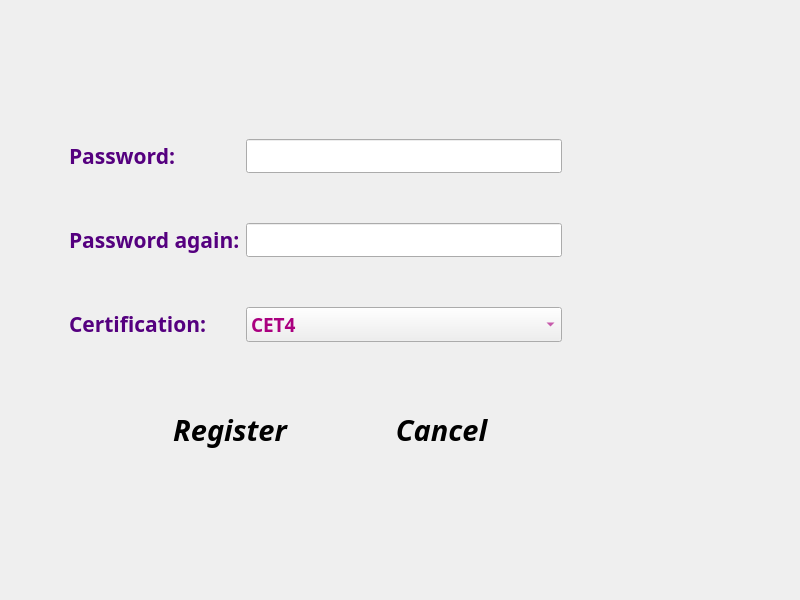
<?xml version="1.0" encoding="UTF-8"?>
<ui version="4.0">
 <class>Dialog</class>
 <widget class="QDialog" name="Dialog">
  <property name="geometry">
   <rect>
    <x>0</x>
    <y>0</y>
    <width>800</width>
    <height>600</height>
   </rect>
  </property>
  <property name="windowTitle">
   <string>Register</string>
  </property>
  <property name="styleSheet">
   <string notr="true">border-image: url(:/CrowdSourcing/Resources/pictures/zelda4.jpg);
</string>
  </property>
  <widget class="QFrame" name="formFrame">
   <property name="geometry">
    <rect>
     <x>60</x>
     <y>130</y>
     <width>511</width>
     <height>221</height>
    </rect>
   </property>
   <property name="styleSheet">
    <string notr="true">border-image: \*url();</string>
   </property>
   <layout class="QFormLayout" name="formLayout">
    <property name="verticalSpacing">
     <number>50</number>
    </property>
    <item row="0" column="0">
     <widget class="QLabel" name="label">
      <property name="font">
       <font>
        <family>Century Gothic</family>
        <pointsize>16</pointsize>
        <weight>75</weight>
        <italic>false</italic>
        <bold>true</bold>
       </font>
      </property>
      <property name="styleSheet">
       <string notr="true">border-image: \*url();</string>
      </property>
      <property name="text">
       <string>&lt;html&gt;&lt;head/&gt;&lt;body&gt;&lt;p&gt;&lt;span style=&quot; color:#55007f;&quot;&gt;Password:&lt;/span&gt;&lt;/p&gt;&lt;/body&gt;&lt;/html&gt;</string>
      </property>
     </widget>
    </item>
    <item row="0" column="1">
     <widget class="QLineEdit" name="lineEdit">
      <property name="font">
       <font>
        <family>Century Gothic</family>
        <pointsize>14</pointsize>
        <weight>75</weight>
        <bold>true</bold>
       </font>
      </property>
      <property name="styleSheet">
       <string notr="true">border-image: \*url();
color: rgb(0, 0, 0);</string>
      </property>
      <property name="text">
       <string/>
      </property>
      <property name="echoMode">
       <enum>QLineEdit::PasswordEchoOnEdit</enum>
      </property>
     </widget>
    </item>
    <item row="1" column="0">
     <widget class="QLabel" name="label_2">
      <property name="font">
       <font>
        <family>Century Gothic</family>
        <pointsize>16</pointsize>
        <weight>75</weight>
        <italic>false</italic>
        <bold>true</bold>
       </font>
      </property>
      <property name="styleSheet">
       <string notr="true">border-image: \*url();</string>
      </property>
      <property name="text">
       <string>&lt;html&gt;&lt;head/&gt;&lt;body&gt;&lt;p&gt;&lt;span style=&quot; color:#55007f;&quot;&gt;Password again:&lt;/span&gt;&lt;/p&gt;&lt;/body&gt;&lt;/html&gt;</string>
      </property>
     </widget>
    </item>
    <item row="1" column="1">
     <widget class="QLineEdit" name="lineEdit_2">
      <property name="font">
       <font>
        <family>Century Gothic</family>
        <pointsize>14</pointsize>
        <weight>75</weight>
        <bold>true</bold>
       </font>
      </property>
      <property name="styleSheet">
       <string notr="true">border-image: \*url();
color: rgb(0, 0, 0);</string>
      </property>
      <property name="text">
       <string/>
      </property>
      <property name="echoMode">
       <enum>QLineEdit::PasswordEchoOnEdit</enum>
      </property>
     </widget>
    </item>
    <item row="2" column="0">
     <widget class="QLabel" name="label_3">
      <property name="font">
       <font>
        <family>Century Gothic</family>
        <pointsize>16</pointsize>
        <weight>75</weight>
        <italic>false</italic>
        <bold>true</bold>
       </font>
      </property>
      <property name="styleSheet">
       <string notr="true">border-image: \*url();</string>
      </property>
      <property name="text">
       <string>&lt;html&gt;&lt;head/&gt;&lt;body&gt;&lt;p&gt;&lt;span style=&quot; color:#55007f;&quot;&gt;Certification:&lt;/span&gt;&lt;/p&gt;&lt;/body&gt;&lt;/html&gt;</string>
      </property>
     </widget>
    </item>
    <item row="2" column="1">
     <widget class="QComboBox" name="comboBox">
      <property name="font">
       <font>
        <family>Century Gothic</family>
        <pointsize>14</pointsize>
        <weight>75</weight>
        <bold>true</bold>
       </font>
      </property>
      <property name="styleSheet">
       <string notr="true">color: rgb(170, 0, 127);</string>
      </property>
      <item>
       <property name="text">
        <string>CET4</string>
       </property>
      </item>
      <item>
       <property name="text">
        <string>CET6</string>
       </property>
      </item>
      <item>
       <property name="text">
        <string>TEM4</string>
       </property>
      </item>
      <item>
       <property name="text">
        <string>TEM8</string>
       </property>
      </item>
      <item>
       <property name="text">
        <string>IELTS6</string>
       </property>
      </item>
      <item>
       <property name="text">
        <string>IELTS7</string>
       </property>
      </item>
      <item>
       <property name="text">
        <string>TOFEL95</string>
       </property>
      </item>
      <item>
       <property name="text">
        <string>TOFEL105</string>
       </property>
      </item>
      <item>
       <property name="text">
        <string>TOFEL110</string>
       </property>
      </item>
     </widget>
    </item>
   </layout>
  </widget>
  <widget class="QFrame" name="horizontalFrame">
   <property name="geometry">
    <rect>
     <x>130</x>
     <y>390</y>
     <width>411</width>
     <height>80</height>
    </rect>
   </property>
   <property name="styleSheet">
    <string notr="true">border-image: \*url();</string>
   </property>
   <layout class="QHBoxLayout" name="horizontalLayout">
    <property name="spacing">
     <number>30</number>
    </property>
    <item>
     <widget class="QPushButton" name="pushButton">
      <property name="font">
       <font>
        <family>Century Gothic</family>
        <pointsize>22</pointsize>
        <weight>75</weight>
        <italic>true</italic>
        <bold>true</bold>
       </font>
      </property>
      <property name="styleSheet">
       <string notr="true">QPushButton{  
color:rgb(85, 85, 0);  
min-height:20;  
border-style:solid;  
border-top-left-radius:2px;  
border-top-right-radius:2px;  
background: qlineargradient(x1: 0, y1: 0, x2: 0, y2: 1, stop:0 rgb(248, 255, 250),stop: 0.3 rgb(255, 170, 0),stop: 1 rgb(255, 170, 127));  
border:1px;  
border-radius:15px;padding:2px 4px;
}  
QPushButton:hover{
color:rgb(255, 255, 255);  
min-height:20;  
border-style:solid;  
border-top-left-radius:2px;  
border-top-right-radius:2px;  
background: qlineargradient(x1: 0, y1: 0, x2: 0, y2: 1, stop:0 rgb(226,236,241),   
							stop: 0.3 rgb(37,189,252),  
							  stop: 1 rgb(32,170,240));  
border:1px;  
border-radius:15px;padding:2px 4px;  
}  
QPushButton:pressed{ 
color:rgb(233, 236, 243);  
min-height:20;  
border-style:solid;  
border-top-left-radius:2px;  
border-top-right-radius:2px;  
background: qlineargradient(x1: 0, y1: 0, x2: 0, y2: 1, stop:0 rgb(226,236,241),   
							stop: 0.3 rgb(38,190,255),  
							  stop: 1 rgb(33,184,240));  
border:1px;  
border-radius:15px;padding:2px 4px;  
};</string>
      </property>
      <property name="text">
       <string>Register</string>
      </property>
      <property name="autoDefault">
       <bool>false</bool>
      </property>
      <property name="flat">
       <bool>true</bool>
      </property>
     </widget>
    </item>
    <item>
     <widget class="QPushButton" name="pushButton_2">
      <property name="font">
       <font>
        <family>Century Gothic</family>
        <pointsize>22</pointsize>
        <weight>75</weight>
        <italic>true</italic>
        <bold>true</bold>
       </font>
      </property>
      <property name="styleSheet">
       <string notr="true">QPushButton{  
color:rgb(85, 85, 0);  
min-height:20;  
border-style:solid;  
border-top-left-radius:2px;  
border-top-right-radius:2px;  
background: qlineargradient(x1: 0, y1: 0, x2: 0, y2: 1, stop:0 rgb(248, 255, 250),stop: 0.3 rgb(255, 170, 0),stop: 1 rgb(255, 170, 127));  
border:1px;  
border-radius:15px;padding:2px 4px;
}  
QPushButton:hover{
color:rgb(255, 255, 255);  
min-height:20;  
border-style:solid;  
border-top-left-radius:2px;  
border-top-right-radius:2px;  
background: qlineargradient(x1: 0, y1: 0, x2: 0, y2: 1, stop:0 rgb(226,236,241),   
							stop: 0.3 rgb(37,189,252),  
							  stop: 1 rgb(32,170,240));  
border:1px;  
border-radius:15px;padding:2px 4px;  
}  
QPushButton:pressed{ 
color:rgb(233, 236, 243);  
min-height:20;  
border-style:solid;  
border-top-left-radius:2px;  
border-top-right-radius:2px;  
background: qlineargradient(x1: 0, y1: 0, x2: 0, y2: 1, stop:0 rgb(226,236,241),   
							stop: 0.3 rgb(38,190,255),  
							  stop: 1 rgb(33,184,240));  
border:1px;  
border-radius:15px;padding:2px 4px;  
};</string>
      </property>
      <property name="text">
       <string>Cancel</string>
      </property>
      <property name="autoDefault">
       <bool>false</bool>
      </property>
      <property name="flat">
       <bool>true</bool>
      </property>
     </widget>
    </item>
   </layout>
  </widget>
 </widget>
 <resources>
  <include location="CrowdSourcing.qrc"/>
 </resources>
 <connections>
  <connection>
   <sender>pushButton</sender>
   <signal>clicked()</signal>
   <receiver>Dialog</receiver>
   <slot>RegisterClick()</slot>
   <hints>
    <hint type="sourcelabel">
     <x>208</x>
     <y>437</y>
    </hint>
    <hint type="destinationlabel">
     <x>198</x>
     <y>563</y>
    </hint>
   </hints>
  </connection>
  <connection>
   <sender>pushButton_2</sender>
   <signal>clicked()</signal>
   <receiver>Dialog</receiver>
   <slot>CancelClick()</slot>
   <hints>
    <hint type="sourcelabel">
     <x>416</x>
     <y>444</y>
    </hint>
    <hint type="destinationlabel">
     <x>413</x>
     <y>568</y>
    </hint>
   </hints>
  </connection>
 </connections>
 <slots>
  <slot>RegisterClick()</slot>
  <slot>CancelClick()</slot>
 </slots>
</ui>
